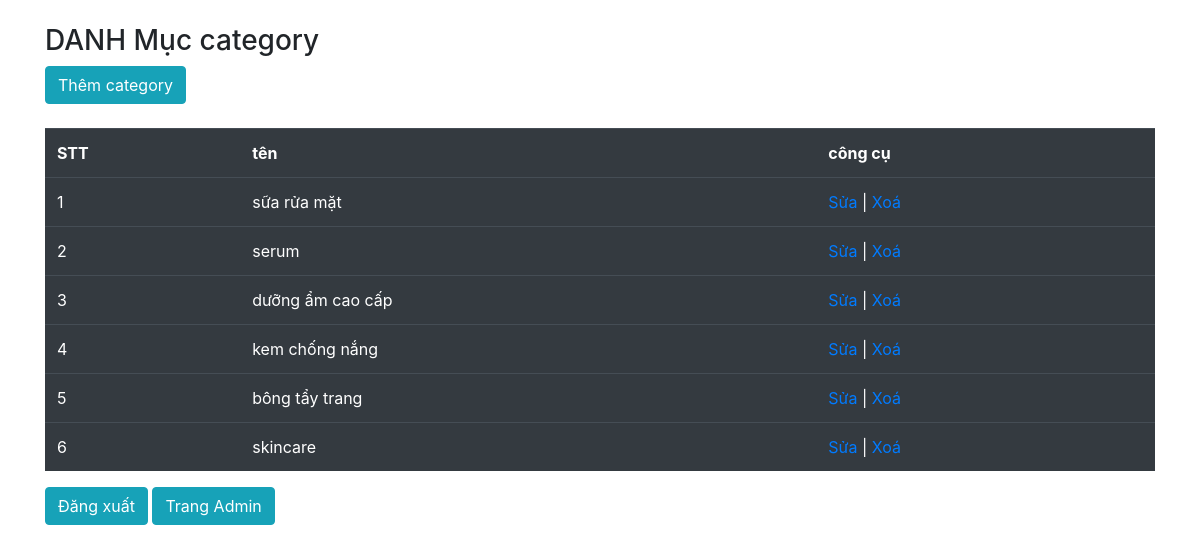
Page /ashopcartloi/ashopcartloi/index.php on the committed database.
### tables this page shows
CREATE TABLE `tbl_cata` (
  `id` int(12) NOT NULL,
  `name` varchar(255) NOT NULL
);

### ashopcartloi/ashopcartloi/class/Controller.php (called while the page is built, shortened)
<?php
    class Controller{
        function view($viewName, $data)
        {
            extract($data);
            $name = explode('_', $viewName);
            $name = implode('/', $name);
            $name = "view/$name.php";
            require($name);
        }
    }

### ashopcartloi/ashopcartloi/controller/CategoryController.php (called while the page is built, shortened)
<?php
    require_once('class/Controller.php');
    require_once('model/CategoryModel.php');
class CategoryController extends Controller{
    public function index($id = 0){
        $sModel = new CategoryModel();
    $data['category'] =
     $sModel->getAll();
        $this->view('category_index', $data);
    }
}

### ashopcartloi/ashopcartloi/index.php (called while the page is built, shortened)
<?php
    if(isset($_GET['action']))
        $action = $_GET['action'];
    else
        $action = "index";
    if(isset($_GET['id']))
        $id = $_GET['id'];
    else
        $id = 0;
    $controller = new $controllerName();
    $controller->$action($id);

### ashopcartloi/ashopcartloi/class/Database.php (called while the page is built, shortened)
<?php
class Database{
    protected $table_name;
    protected $conn;
    function __construct()
    {
        $this->conn = mysqli_connect(HOST_NAME, USERNAME, PASSWORD) or die('Lỗi kết nối!');
        mysqli_select_db($this->conn, DB_NAME);
    }
    function getAll(){
        $sql = "select * from ". $this->table_name;
        $rows = mysqli_query($this->conn, $sql) or die("Lỗi truy vấn: $sql");
        return $rows;
    }
}

### ashopcartloi/ashopcartloi/model/CategoryModel.php (called while the page is built, shortened)
<?php
    require_once('class/Database.php');
    class CategoryModel extends Database{
        function __construct(){
            $this->table_name = 'tbl_cata';
        }
    }

### ashopcartloi/ashopcartloi/view/category/index.php (the view, shortened to what this page needs)
<?php
$rows = $category;
?>
<!DOCTYPE html>
<html lang="en">
<head>
    <link rel="stylesheet" href="https://cdn.jsdelivr.net/npm/bootstrap@4.6.2/dist/css/bootstrap.min.css">
</head>
<body>
    <div class="container">
        <br>
        <h3>DANH Mục category</h3>
        <a class="btn btn-info" href="index.php?module=category&action=new">Thêm category</a>
        <br>
        <br>
        <table class="table table-dark">
            <tr>
                <th>STT</th>
                <th>tên </th>
                <th>công cụ</th>
            </tr>
            <?php
            $count = 0;
            while ($row = mysqli_fetch_array($rows)) {
                $count++;
            ?>
                <tr>
                    <td><?php echo $count; ?></td>
                    <td><?php echo $row['name']; ?></td>
                    <td>
                        <a href="index.php?module=category&action=edit&id=<?php echo $row['id']; ?>">Sửa</a> |
                        <a href="index.php?module=category&action=delete&id=<?php echo $row['id']; ?>
            " onclick="return confirm('Bạn thực sự muốn xoá chứ?')">Xoá</a>
                    </td>
                </tr>
            <?php
            }
            ?>
        </table>
        <a href="http://localhost/ashopcartloi/ashopcartloi/view/login.php" class="btn btn-info">Đăng xuất</a>
        <a href="http://localhost/ashopcartloi/ashopcartloi/view/trangchuadmin.php" class="btn btn-info">Trang Admin</a>
    </div>
</body>
</html>

### rows in the picture
tbl_cata: name "sữa rửa mặt"
tbl_cata: name "serum"
tbl_cata: name "dưỡng ẩm cao cấp"
tbl_cata: name "kem chống nắng"
tbl_cata: name "bông tẩy trang"
tbl_cata: name "skincare"
